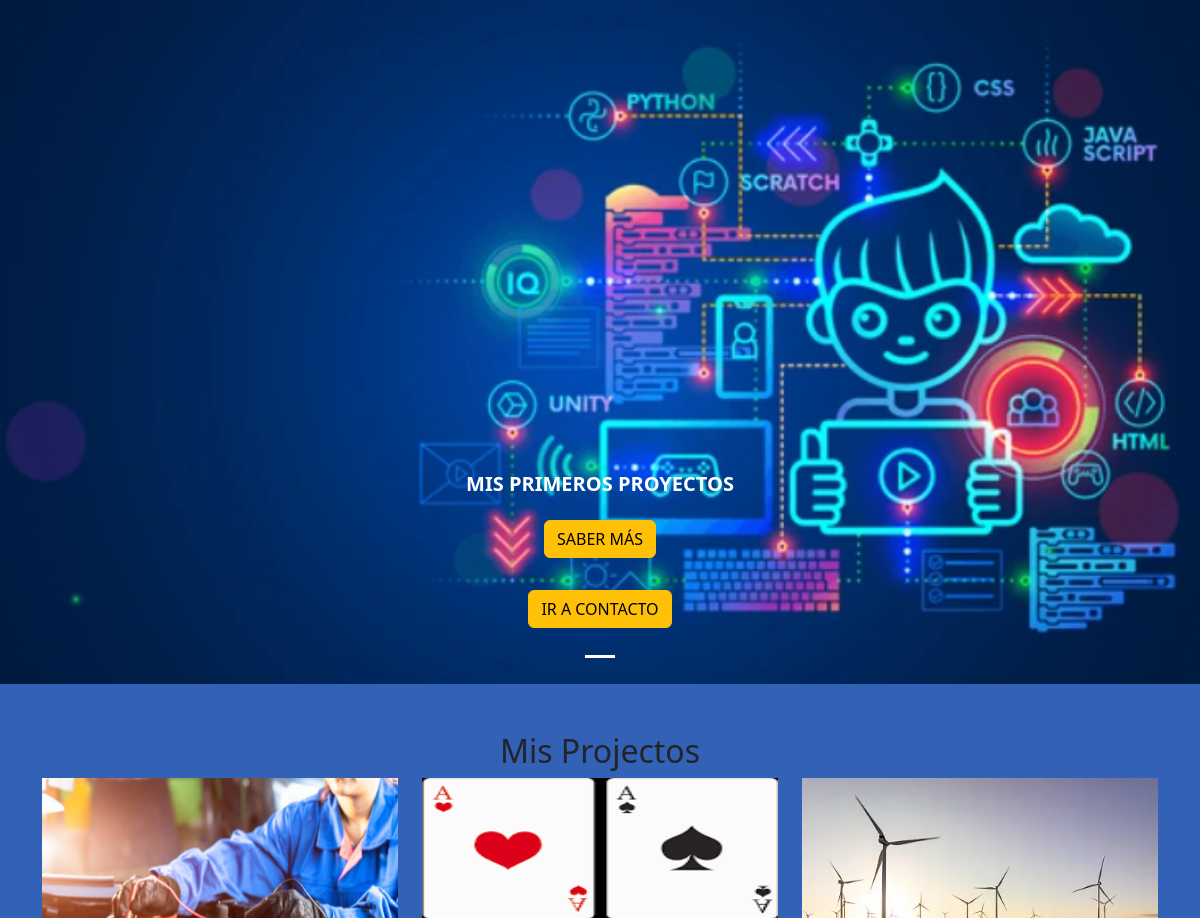
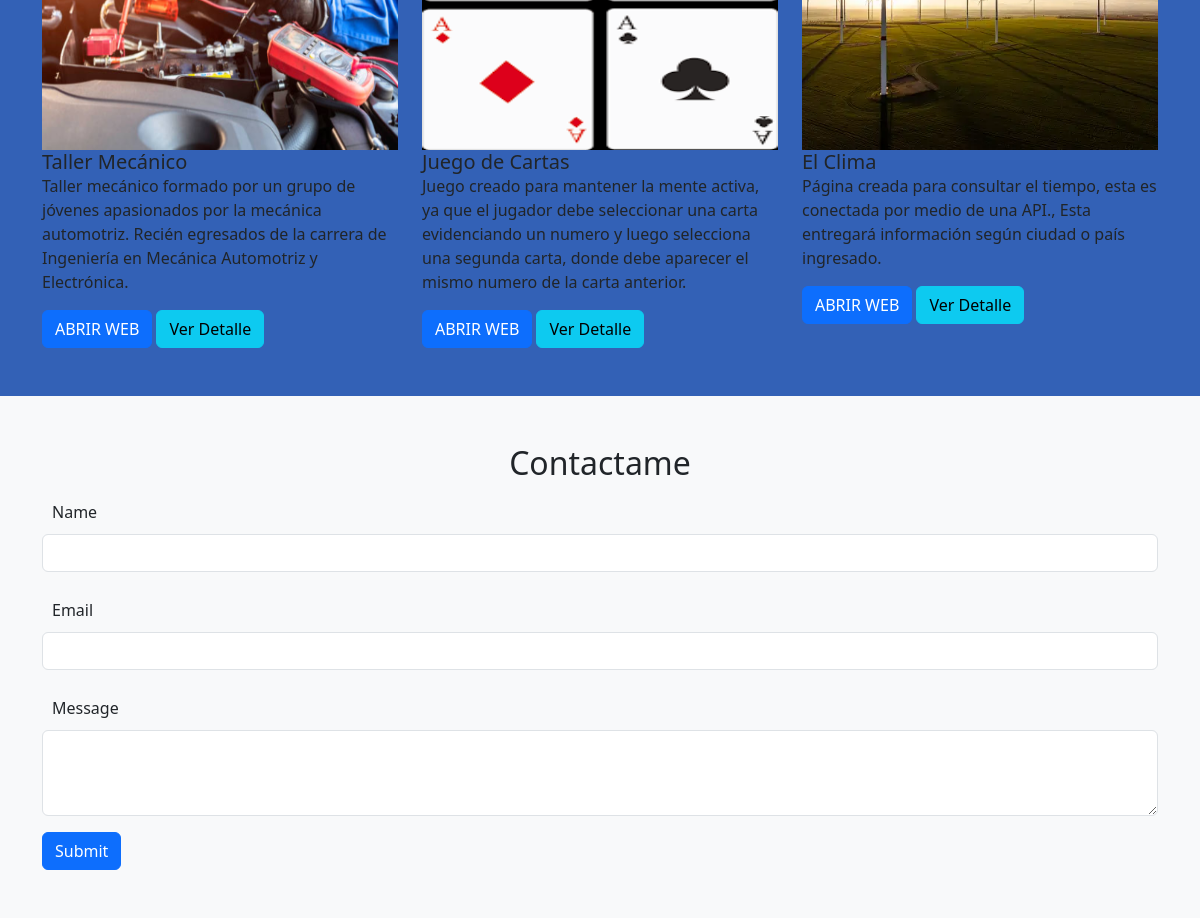
The page / on the database its author committed (2 pictures, top to bottom).
### myportfolio/models.py (models this page shows, shortened)
class Proyecto(models.Model):
    titulo= models.CharField(max_length=200)
    imagen= models.ImageField(upload_to='proyectos/')
    descripcion= models.TextField()
    contenido = RichTextField()
    tecnologias= models.ManyToManyField(Tecnologia)
    link_sitio=models.URLField(max_length=200)
    link_repositorio=models.URLField(max_length=200)
    categoria=models.ForeignKey(Categoria, on_delete=models.CASCADE)

### myportfolio/views.py (the view)
# urls.py: path('', views.index, name='index'),
def index(request):
    proyectos=Proyecto.objects.all()
    return render (request, 'index.html',{'proyectos': proyectos})

### myportfolio/templates/index.html (shortened to what this page needs)
{% load static %}
{% load bootstrap5 %}
<!DOCTYPE html>
<html lang="es">
<head>
    <link href="https://cdn.jsdelivr.net/npm/bootstrap@5.3.3/dist/css/bootstrap.min.css" rel="stylesheet">
    <link rel="stylesheet" href="{% static 'css/style.css' %}">
</head>
<body>
<section class="Ini_Proyecto">
  <div id="carouselExampleCaptions" class="carousel slide">
    <div class="carousel-indicators">
      <button type="button" data-bs-target="#carouselExampleCaptions" data-bs-slide-to="0" class="active" aria-current="true" aria-label="Slide 1"></button>
    </div>
    <div class="carousel-inner">
      <div class="carousel-item active">
        <img src="{% static 'img/imag.png' %}" class="d-block w-100" alt="...">
        <div class="carousel-caption d-none d-md-block">
          <div class="letra">
            <h5><b>MIS PRIMEROS PROYECTOS</b></h5>
            <p><a href="#projects" class="btn btn-warning mt-3">SABER MÁS</a></p>
            <p><a href="#contact" class="btn btn-warning mt-3">IR A CONTACTO</a></p>
          </div>
        </div>
      </div>
    </div>
  </div>
</section>
  <section id="projects" class="py-5">
    <div class="container">
      <h2 class="text-center">Mis Projectos</h2>
        <div class="row">
          {% for proyecto in proyectos %}
            <div class="col-md-4">
                <div class="card-md-4">
                  <img src="{{ proyecto.imagen.url}}" width="170px" height="290px" class="card-img-top" alt="{{ proyecto.titulo }}">
                    <div class="card-body">
                        <h5 class="card-title">{{ proyecto.titulo }}</h5>
                        <p class="card-text">{{ proyecto.descripcion }}</p>
                        <a href="{{ proyecto.link_repositorio }}" class="btn btn-primary" target="_blank">ABRIR WEB</a>
                        <a href="{% url 'proyecto_detalle' proyecto.pk %}" class="btn btn-info">Ver Detalle</a>
                    </div>
                </div>
            </div>
          {% endfor %}
        </div>
    </div>
  </section>
  <section id="contact" class="py-5 bg-light">
    <div class="container">
      <h2 class="text-center">Contactame</h2>
      <form method="POST" action="{% url 'contacto_nuevo' %}" id="contactForm" class="needs-validation" novalidate>
        <div class="mb-3">
          <label for="name" class="form-label">Name</label>
          <input name="nombre" type="text" class="form-control" id="name" required>
        </div>
        <div class="mb-3">
          <label for="email" class="form-label">Email</label>
          <input  name="email" type="email" class="form-control" id="email" required>
        </div>
        <div class="mb-3">
          <label for="message" class="form-label">Message</label>
          <textarea  name="mensaje" class="form-control" id="message" rows="3" required></textarea>
        </div>
        <button type="submit" class="btn btn-primary">Submit</button>
      </form>
    </div>
  </section>
</body>
</html>

### myportfolio/static/css/style.css (style rules this page uses)
body { background: rgb(51, 97, 182); }
.form-label { margin: 10px; }
.btn { width: auto; }

### rows shown on the page
Proyecto: imagen (picture), titulo "Taller Mecánico", descripcion "Taller mecánico formado por un grupo de jóvenes apasionados por la mecánica automotriz. Recién egresados de la carrera de Ingeniería en Mecánica Automotriz y Electrónica."
Proyecto: imagen (picture), titulo "Juego de Cartas", descripcion "Juego creado para mantener la mente activa, ya que el jugador debe seleccionar una carta evidenciando un numero y luego selecciona una segunda carta, donde debe aparecer el mismo numero de la carta anterior."
Proyecto: imagen (picture), titulo "El Clima", descripcion "Página creada para consultar el tiempo, esta es conectada por medio de una API., Esta entregará información según ciudad o país ingresado."
